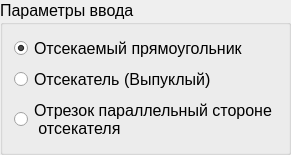
    <widget class="QGroupBox" name="groupBox_6">
     <property name="font">
      <font>
       <pointsize>12</pointsize>
      </font>
     </property>
     <property name="title">
      <string>Параметры ввода</string>
     </property>
     <layout class="QVBoxLayout" name="verticalLayout_2">
      <item>
       <widget class="QRadioButton" name="polygon_radio">
        <property name="font">
         <font>
          <pointsize>12</pointsize>
         </font>
        </property>
        <property name="text">
         <string>Отсекаемый прямоугольник</string>
        </property>
        <property name="checked">
         <bool>true</bool>
        </property>
       </widget>
      </item>
      <item>
       <widget class="QRadioButton" name="cutter_radio">
        <property name="font">
         <font>
          <pointsize>12</pointsize>
         </font>
        </property>
        <property name="text">
         <string>Отсекатель (Выпуклый)</string>
        </property>
       </widget>
      </item>
      <item>
       <widget class="QRadioButton" name="paralLine_radio">
        <property name="font">
         <font>
          <pointsize>12</pointsize>
         </font>
        </property>
        <property name="text">
         <string>Отрезок параллельный стороне
 отсекателя</string>
        </property>
       </widget>
      </item>
     </layout>
    </widget>
